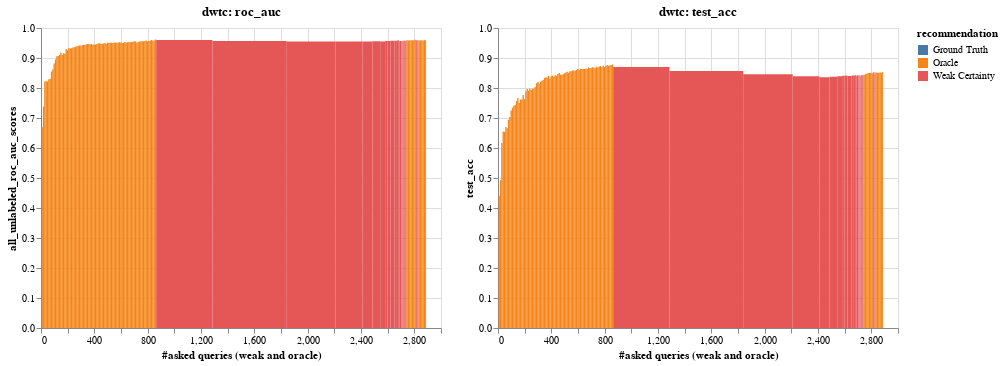

The notebook cell this image was saved under:
### Code cell
pre_fetch_data(2)
visualise_top_n(2)

### Figure 1 — Vega-Lite specification as saved in the notebook (floating-point values rounded to 4 significant figures; data arrays with more than 128 entries replaced by an {"elided": "..."} marker saying what was removed)
{"config": {"view": {"continuousWidth": 400, "continuousHeight": 300}}, "vconcat": [{"hconcat": [{"mark": "rect", "encoding": {"color": {"type": "nominal", "field": "recommendation", "scale": {"scheme": "tableau10"}}, "tooltip": [{"type": "quantitative", "field": "iteration"}, {"type": "quantitative", "field": "f1"}, {"type": "quantitative", "field": "test_acc"}, {"type": "quantitative", "field": "all_unlabeled_roc_auc_scores"}, {"type": "quantitative", "field": "query_strong_accuracy_list"}, {"type": "quantitative", "field": "query_length"}, {"type": "nominal", "field": "recommendation"}], "x": {"type": "quantitative", "field": "asked_queries_end", "title": "#asked queries (weak and oracle)"}, "x2": {"field": "asked_queries"}, "y": {"type": "quantitative", "field": "all_unlabeled_roc_auc_scores", "scale": {"domain": [0, 1]}}}, "selection": {"selector008": {"type": "interval", "bind": "scales", "encodings": ["x", "y"]}}, "title": "dwtc: roc_auc"}, {"mark": "rect", "encoding": {"color": {"type": "nominal", "field": "recommendation", "scale": {"scheme": "tableau10"}}, "tooltip": [{"type": "quantitative", "field": "iteration"}, {"type": "quantitative", "field": "f1"}, {"type": "quantitative", "field": "test_acc"}, {"type": "quantitative", "field": "all_unlabeled_roc_auc_scores"}, {"type": "quantitative", "field": "query_strong_accuracy_list"}, {"type": "quantitative", "field": "query_length"}, {"type": "nominal", "field": "recommendation"}], "x": {"type": "quantitative", "field": "asked_queries_end", "title": "#asked queries (weak and oracle)"}, "x2": {"field": "asked_queries"}, "y": {"type": "quantitative", "field": "test_acc", "scale": {"domain": [0, 1]}}}, "selection": {"selector008": {"type": "interval", "bind": "scales", "encodings": ["x", "y"]}}, "title": "dwtc: test_acc"}]}], "data": {"name": "data-6a84c0009f540d02d6a225d28561ee0e"}, "$schema": "https://vega.github.io/schema/vega-lite/v4.8.1.json", "datasets": {"data-6a84c0009f540d02d6a225d28561ee0e": {"elided": "132 records"}}}
